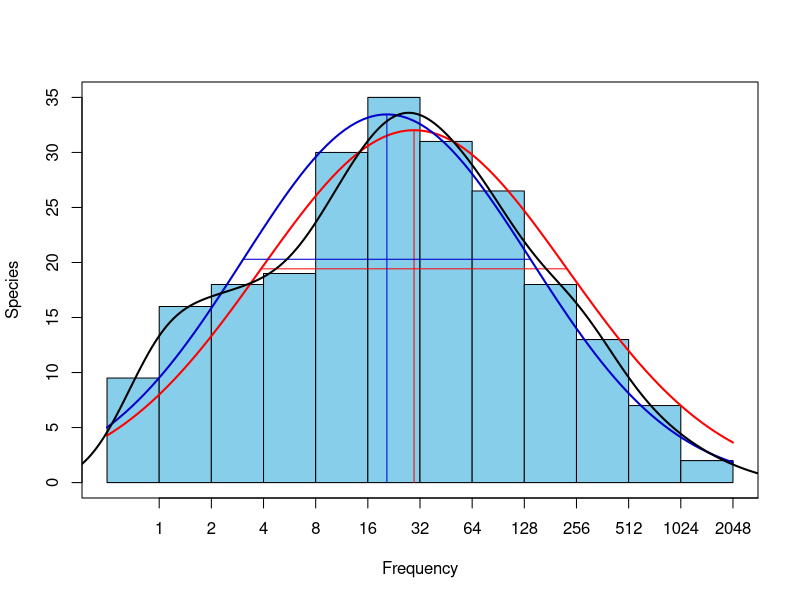

Generate this figure with R:
library(vegan)


### Name: fisherfit
### Title: Fit Fisher's Logseries and Preston's Lognormal Model to
###   Abundance Data
### Aliases: fisherfit as.fisher plot.fisherfit prestonfit prestondistr
###   as.preston plot.prestonfit lines.prestonfit plot.preston
###   lines.preston plot.fisher veiledspec
### Keywords: univar distribution

### ** Examples

data(BCI)
mod <- fisherfit(BCI[5,])
mod
# prestonfit seems to need large samples
mod.oct <- prestonfit(colSums(BCI))
mod.ll <- prestondistr(colSums(BCI))
mod.oct
mod.ll
plot(mod.oct)  
lines(mod.ll, line.col="blue3") # Different
## Smoothed density
den <- density(log2(colSums(BCI)))
lines(den$x, ncol(BCI)*den$y, lwd=2) # Fairly similar to mod.oct
## Extrapolated richness
veiledspec(mod.oct)
veiledspec(mod.ll)
